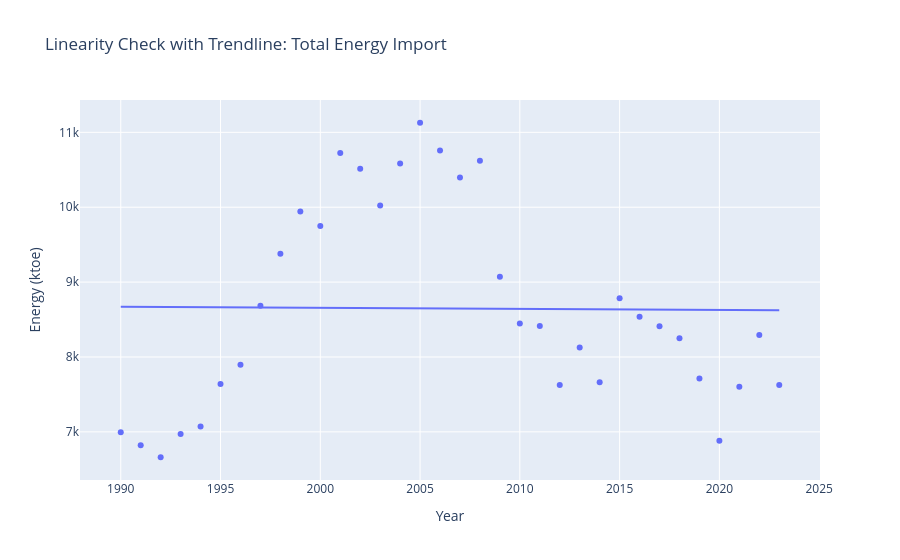
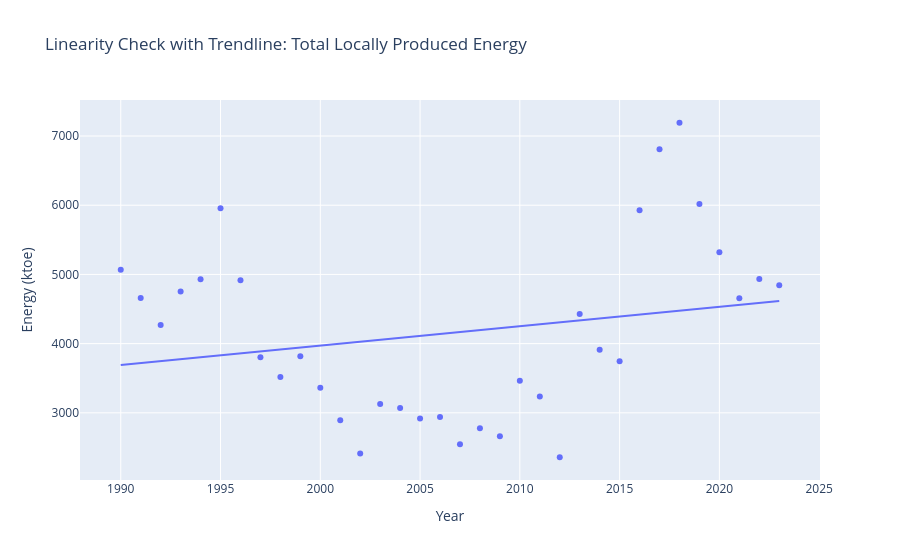
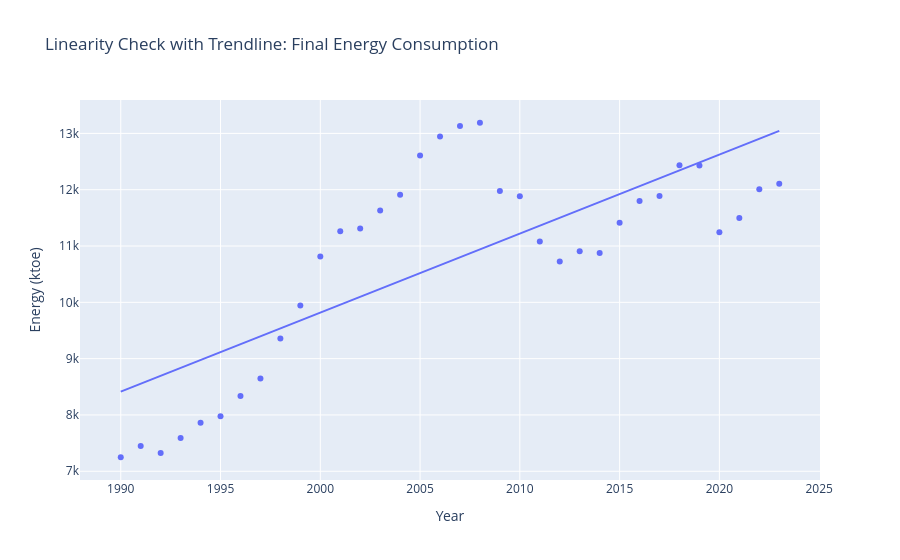

These figures' notebook cell, in order:
### Code cell
fig = px.scatter(
    ie_energy_summary_df,
    x='Year',
    y='total_energy_import',
    trendline='ols',  # Ordinary Least Squares (linear regression)
    title='Linearity Check with Trendline: Total Energy Import',
    labels={
        'total_energy_import': 'Energy (ktoe)'
    }
)
fig.show()

fig = px.scatter(
    ie_energy_summary_df,
    x='Year',
    y='total_produced_energy',
    trendline='ols',  # Ordinary Least Squares (linear regression)
    title='Linearity Check with Trendline: Total Locally Produced Energy',
        labels={
        'total_produced_energy': 'Energy (ktoe)'
    }
)
fig.show()
fig = px.scatter(
    ie_energy_summary_df,
    x='Year',
    y='final_energy_consumption',
    trendline='ols',  # Ordinary Least Squares (linear regression)
    title='Linearity Check with Trendline: Final Energy Consumption',
    labels={
        'final_energy_consumption': 'Energy (ktoe)'
    }
)
fig.show()

### Figure 1 — Plotly figure (JSON) as saved in the notebook; plotly's stock layout.template omitted (floating-point values rounded to 4 significant figures)
{"data": [{"hovertemplate": "Year=%{x}<br>Energy (ktoe)=%{y}<extra></extra>", "legendgroup": "", "marker": {"color": "#636efa", "symbol": "circle"}, "mode": "markers", "name": "", "orientation": "v", "showlegend": false, "type": "scatter", "x": [1990, 1991, 1992, 1993, 1994, 1995, 1996, 1997, 1998, 1999, 2000, 2001, 2002, 2003, 2004, 2005, 2006, 2007, 2008, 2009, 2010, 2011, 2012, 2013, 2014, 2015, 2016, 2017, 2018, 2019, 2020, 2021, 2022, 2023], "xaxis": "x", "y": [6996, 6821, 6661, 6972, 7070, 7639, 7897, 8684, 9377, 9942, 9750, 10724, 10514, 10022, 10583, 11128, 10758, 10397, 10621, 9072, 8447, 8414, 7626, 8128, 7664, 8783, 8537, 8410, 8249, 7712, 6882, 7602, 8293, 7626], "yaxis": "y"}, {"hovertemplate": "<b>OLS trendline</b><br>total_energy_import = -1.44431 * Year + 11545.1<br>R<sup>2</sup>=0.000113<br><br>Year=%{x}<br>Energy (ktoe)=%{y} <b>(trend)</b><extra></extra>", "legendgroup": "", "marker": {"color": "#636efa", "symbol": "circle"}, "mode": "lines", "name": "", "showlegend": false, "type": "scatter", "x": [1990, 1991, 1992, 1993, 1994, 1995, 1996, 1997, 1998, 1999, 2000, 2001, 2002, 2003, 2004, 2005, 2006, 2007, 2008, 2009, 2010, 2011, 2012, 2013, 2014, 2015, 2016, 2017, 2018, 2019, 2020, 2021, 2022, 2023], "xaxis": "x", "y": [8671.0, 8669.0, 8668.0, 8667.0, 8665.0, 8664.0, 8662.0, 8661.0, 8659.0, 8658.0, 8656.0, 8655.0, 8654.0, 8652.0, 8651.0, 8649.0, 8648.0, 8646.0, 8645.0, 8643.0, 8642.0, 8641.0, 8639.0, 8638.0, 8636.0, 8635.0, 8633.0, 8632.0, 8630.0, 8629.0, 8628.0, 8626.0, 8625.0, 8623.0], "yaxis": "y"}], "layout": {"legend": {"tracegroupgap": 0}, "title": {"text": "Linearity Check with Trendline: Total Energy Import"}, "xaxis": {"anchor": "y", "domain": [0, 1], "title": {"text": "Year"}}, "yaxis": {"anchor": "x", "domain": [0, 1], "title": {"text": "Energy (ktoe)"}}}}

### Figure 2 — Plotly figure (JSON) as saved in the notebook; plotly's stock layout.template omitted (floating-point values rounded to 4 significant figures)
{"data": [{"hovertemplate": "Year=%{x}<br>Energy (ktoe)=%{y}<extra></extra>", "legendgroup": "", "marker": {"color": "#636efa", "symbol": "circle"}, "mode": "markers", "name": "", "orientation": "v", "showlegend": false, "type": "scatter", "x": [1990, 1991, 1992, 1993, 1994, 1995, 1996, 1997, 1998, 1999, 2000, 2001, 2002, 2003, 2004, 2005, 2006, 2007, 2008, 2009, 2010, 2011, 2012, 2013, 2014, 2015, 2016, 2017, 2018, 2019, 2020, 2021, 2022, 2023], "xaxis": "x", "y": [5066, 4660, 4270, 4752, 4932, 5958, 4916, 3804, 3516, 3819, 3361, 2893, 2413, 3129, 3070, 2917, 2940, 2547, 2777, 2660, 3463, 3235, 2358, 4429, 3910, 3745, 5928, 6808, 7192, 6018, 5319, 4657, 4935, 4843], "yaxis": "y"}, {"hovertemplate": "<b>OLS trendline</b><br>total_produced_energy = 28.0287 * Year + -52085.5<br>R<sup>2</sup>=0.047459<br><br>Year=%{x}<br>Energy (ktoe)=%{y} <b>(trend)</b><extra></extra>", "legendgroup": "", "marker": {"color": "#636efa", "symbol": "circle"}, "mode": "lines", "name": "", "showlegend": false, "type": "scatter", "x": [1990, 1991, 1992, 1993, 1994, 1995, 1996, 1997, 1998, 1999, 2000, 2001, 2002, 2003, 2004, 2005, 2006, 2007, 2008, 2009, 2010, 2011, 2012, 2013, 2014, 2015, 2016, 2017, 2018, 2019, 2020, 2021, 2022, 2023], "xaxis": "x", "y": [3692.0, 3720.0, 3748.0, 3776.0, 3804.0, 3832.0, 3860.0, 3888.0, 3916.0, 3944.0, 3972.0, 4000.0, 4028.0, 4056.0, 4084.0, 4112.0, 4140.0, 4168.0, 4196.0, 4224.0, 4252.0, 4280.0, 4308.0, 4336.0, 4364.0, 4392.0, 4420.0, 4448.0, 4476.0, 4504.0, 4533.0, 4561.0, 4589.0, 4617.0], "yaxis": "y"}], "layout": {"legend": {"tracegroupgap": 0}, "title": {"text": "Linearity Check with Trendline: Total Locally Produced Energy"}, "xaxis": {"anchor": "y", "domain": [0, 1], "title": {"text": "Year"}}, "yaxis": {"anchor": "x", "domain": [0, 1], "title": {"text": "Energy (ktoe)"}}}}

### Figure 3 — Plotly figure (JSON) as saved in the notebook; plotly's stock layout.template omitted (floating-point values rounded to 4 significant figures)
{"data": [{"hovertemplate": "Year=%{x}<br>Energy (ktoe)=%{y}<extra></extra>", "legendgroup": "", "marker": {"color": "#636efa", "symbol": "circle"}, "mode": "markers", "name": "", "orientation": "v", "showlegend": false, "type": "scatter", "x": [1990, 1991, 1992, 1993, 1994, 1995, 1996, 1997, 1998, 1999, 2000, 2001, 2002, 2003, 2004, 2005, 2006, 2007, 2008, 2009, 2010, 2011, 2012, 2013, 2014, 2015, 2016, 2017, 2018, 2019, 2020, 2021, 2022, 2023], "xaxis": "x", "y": [7249, 7448, 7325, 7591, 7861, 7979, 8335, 8646, 9356, 9944, 10814, 11262, 11309, 11631, 11910, 12606, 12944, 13132, 13189, 11976, 11884, 11082, 10724, 10908, 10875, 11413, 11800, 11889, 12435, 12429, 11243, 11499, 12008, 12104], "yaxis": "y"}, {"hovertemplate": "<b>OLS trendline</b><br>final_energy_consumption = 140.368 * Year + -270918<br>R<sup>2</sup>=0.575843<br><br>Year=%{x}<br>Energy (ktoe)=%{y} <b>(trend)</b><extra></extra>", "legendgroup": "", "marker": {"color": "#636efa", "symbol": "circle"}, "mode": "lines", "name": "", "showlegend": false, "type": "scatter", "x": [1990, 1991, 1992, 1993, 1994, 1995, 1996, 1997, 1998, 1999, 2000, 2001, 2002, 2003, 2004, 2005, 2006, 2007, 2008, 2009, 2010, 2011, 2012, 2013, 2014, 2015, 2016, 2017, 2018, 2019, 2020, 2021, 2022, 2023], "xaxis": "x", "y": [8413.0, 8554.0, 8694.0, 8834.0, 8975.0, 9115.0, 9256.0, 9396.0, 9536.0, 9677.0, 9817.0, 9957.0, 10100.0, 10240.0, 10380.0, 10520.0, 10660.0, 10800.0, 10940.0, 11080.0, 11220.0, 11360.0, 11500.0, 11640.0, 11780.0, 11920.0, 12060.0, 12200.0, 12340.0, 12480.0, 12620.0, 12760.0, 12910.0, 13050.0], "yaxis": "y"}], "layout": {"legend": {"tracegroupgap": 0}, "title": {"text": "Linearity Check with Trendline: Final Energy Consumption"}, "xaxis": {"anchor": "y", "domain": [0, 1], "title": {"text": "Year"}}, "yaxis": {"anchor": "x", "domain": [0, 1], "title": {"text": "Energy (ktoe)"}}}}
